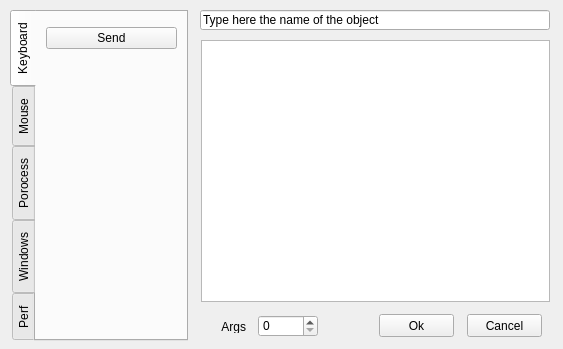
<?xml version="1.0" encoding="UTF-8"?>
<ui version="4.0">
 <class>Form</class>
 <widget class="QWidget" name="Form">
  <property name="geometry">
   <rect>
    <x>0</x>
    <y>0</y>
    <width>563</width>
    <height>349</height>
   </rect>
  </property>
  <property name="windowTitle">
   <string>Alyvix - Custom Code</string>
  </property>
  <widget class="QLineEdit" name="namelineedit">
   <property name="geometry">
    <rect>
     <x>200</x>
     <y>10</y>
     <width>350</width>
     <height>20</height>
    </rect>
   </property>
   <property name="text">
    <string>Type here the name of the object</string>
   </property>
  </widget>
  <widget class="QTabWidget" name="tabWidget">
   <property name="geometry">
    <rect>
     <x>10</x>
     <y>10</y>
     <width>178</width>
     <height>331</height>
    </rect>
   </property>
   <property name="tabPosition">
    <enum>QTabWidget::West</enum>
   </property>
   <property name="currentIndex">
    <number>0</number>
   </property>
   <widget class="QWidget" name="tab_7">
    <attribute name="title">
     <string>Keyboard</string>
    </attribute>
    <widget class="QWidget" name="verticalLayoutWidget_6">
     <property name="geometry">
      <rect>
       <x>10</x>
       <y>10</y>
       <width>131</width>
       <height>33</height>
      </rect>
     </property>
     <layout class="QVBoxLayout" name="verticalLayout_6">
      <item>
       <widget class="QPushButton" name="pushButtonSend">
        <property name="text">
         <string>Send</string>
        </property>
       </widget>
      </item>
     </layout>
    </widget>
   </widget>
   <widget class="QWidget" name="tab_8">
    <attribute name="title">
     <string>Mouse</string>
    </attribute>
    <widget class="QWidget" name="verticalLayoutWidget_7">
     <property name="geometry">
      <rect>
       <x>10</x>
       <y>10</y>
       <width>131</width>
       <height>174</height>
      </rect>
     </property>
     <layout class="QVBoxLayout" name="verticalLayout_7">
      <item>
       <widget class="QPushButton" name="pushButtonMouseClick">
        <property name="text">
         <string>Click</string>
        </property>
       </widget>
      </item>
      <item>
       <widget class="QPushButton" name="pushButtonMouseDoubleClick">
        <property name="text">
         <string>Double Click</string>
        </property>
       </widget>
      </item>
      <item>
       <widget class="QPushButton" name="pushButtonMouseRightClick">
        <property name="text">
         <string>Right Click</string>
        </property>
       </widget>
      </item>
      <item>
       <widget class="QPushButton" name="pushButtonMouseMove">
        <property name="text">
         <string>Move</string>
        </property>
       </widget>
      </item>
      <item>
       <widget class="QPushButton" name="pushButtonMouseScroll">
        <property name="text">
         <string>Scroll</string>
        </property>
       </widget>
      </item>
      <item>
       <widget class="QPushButton" name="pushButtonMouseDrag">
        <property name="text">
         <string>Drag</string>
        </property>
       </widget>
      </item>
     </layout>
    </widget>
   </widget>
   <widget class="QWidget" name="tab">
    <attribute name="title">
     <string>Porocess</string>
    </attribute>
    <widget class="QWidget" name="verticalLayoutWidget_2">
     <property name="geometry">
      <rect>
       <x>10</x>
       <y>10</y>
       <width>131</width>
       <height>61</height>
      </rect>
     </property>
     <layout class="QVBoxLayout" name="verticalLayout_2">
      <item>
       <widget class="QPushButton" name="pushButtonProcCreate">
        <property name="text">
         <string>Create Process</string>
        </property>
       </widget>
      </item>
      <item>
       <widget class="QPushButton" name="pushButtonProcKill">
        <property name="text">
         <string>Kill Process</string>
        </property>
       </widget>
      </item>
     </layout>
    </widget>
   </widget>
   <widget class="QWidget" name="tab_2">
    <attribute name="title">
     <string>Windows</string>
    </attribute>
    <widget class="QWidget" name="verticalLayoutWidget">
     <property name="geometry">
      <rect>
       <x>10</x>
       <y>10</y>
       <width>131</width>
       <height>121</height>
      </rect>
     </property>
     <layout class="QVBoxLayout" name="verticalLayout">
      <item>
       <widget class="QPushButton" name="pushButtonWinShow">
        <property name="text">
         <string>Show Window</string>
        </property>
       </widget>
      </item>
      <item>
       <widget class="QPushButton" name="pushButtonWinMaximize">
        <property name="text">
         <string>Maximize Window</string>
        </property>
       </widget>
      </item>
      <item>
       <widget class="QPushButton" name="pushButtonWinCheck">
        <property name="text">
         <string>Check if Exists</string>
        </property>
       </widget>
      </item>
      <item>
       <widget class="QPushButton" name="pushButtonWinClose">
        <property name="text">
         <string>Close Window</string>
        </property>
       </widget>
      </item>
     </layout>
    </widget>
   </widget>
   <widget class="QWidget" name="tab_3">
    <attribute name="title">
     <string>Perf</string>
    </attribute>
    <widget class="QWidget" name="verticalLayoutWidget_3">
     <property name="geometry">
      <rect>
       <x>11</x>
       <y>11</y>
       <width>131</width>
       <height>61</height>
      </rect>
     </property>
     <layout class="QVBoxLayout" name="verticalLayout_3">
      <item>
       <widget class="QPushButton" name="pushButtonAddPerf">
        <property name="text">
         <string>Add Perf Data</string>
        </property>
       </widget>
      </item>
      <item>
       <widget class="QPushButton" name="pushButtonPrintPerf">
        <property name="text">
         <string>Print Perf Data</string>
        </property>
       </widget>
      </item>
     </layout>
    </widget>
   </widget>
  </widget>
  <widget class="QLabel" name="labelArgs">
   <property name="geometry">
    <rect>
     <x>200</x>
     <y>320</y>
     <width>46</width>
     <height>13</height>
    </rect>
   </property>
   <property name="text">
    <string>Args</string>
   </property>
   <property name="alignment">
    <set>Qt::AlignRight|Qt::AlignTrailing|Qt::AlignVCenter</set>
   </property>
  </widget>
  <widget class="QSpinBox" name="spinBoxArgs">
   <property name="geometry">
    <rect>
     <x>258</x>
     <y>315</y>
     <width>60</width>
     <height>22</height>
    </rect>
   </property>
  </widget>
  <widget class="QPlainTextEdit" name="textEdit">
   <property name="geometry">
    <rect>
     <x>201</x>
     <y>40</y>
     <width>349</width>
     <height>262</height>
    </rect>
   </property>
   <property name="lineWrapMode">
    <enum>QPlainTextEdit::NoWrap</enum>
   </property>
  </widget>
  <widget class="QPushButton" name="pushButtonOk">
   <property name="geometry">
    <rect>
     <x>379</x>
     <y>314</y>
     <width>75</width>
     <height>23</height>
    </rect>
   </property>
   <property name="text">
    <string>Ok</string>
   </property>
  </widget>
  <widget class="QPushButton" name="pushButtonCancel">
   <property name="geometry">
    <rect>
     <x>467</x>
     <y>314</y>
     <width>75</width>
     <height>23</height>
    </rect>
   </property>
   <property name="text">
    <string>Cancel</string>
   </property>
  </widget>
 </widget>
 <resources/>
 <connections/>
</ui>
